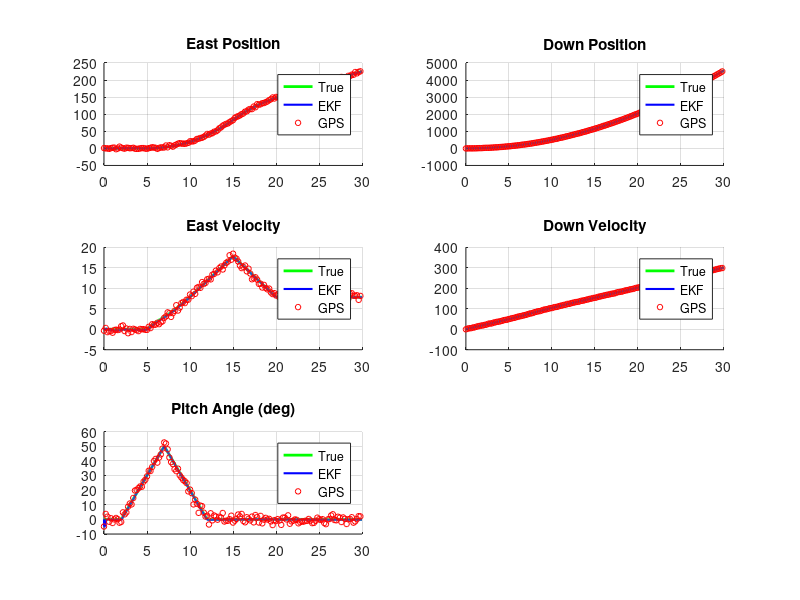

Source code (MATLAB):
clc; clear; close all;

%% 1. Simulation Setup
% Constants & Time
g = 9.81;
dt = 0.01;
N = 3000;
t = (0:N-1)' * dt;

% True Vehicle Motion Profile
% Pitch motion
true_pitch_rate = zeros(N, 1);
true_pitch_rate(t > 2 & t <= 7) = deg2rad(10);
true_pitch_rate(t > 7 & t <= 12) = deg2rad(-10);
true_pitch = cumsum(true_pitch_rate) * dt;

% Inertial motion (East, Down)
true_accel_x_body = zeros(N, 1); % Vehicle's forward acceleration
true_accel_x_body(t > 5 & t <= 15) = 2.0;
true_accel_x_body(t > 15 & t <= 20) = -2.0;

% Convert body acceleration to inertial acceleration using true pitch
true_accel_e = true_accel_x_body .* cos(true_pitch);
true_accel_d = true_accel_x_body .* sin(true_pitch) + g; % Add gravity

true_vel_e = cumsum(true_accel_e) * dt;
true_vel_d = cumsum(true_accel_d) * dt;
true_pos_e = cumsum(true_vel_e) * dt;
true_pos_d = cumsum(true_vel_d) * dt;

%% 2. Generate Realistic Noisy Sensor Data
% IMU (High Rate: 100 Hz)
gyro_bias = deg2rad(0.0);
gyro_noise_std = deg2rad(0.1);
gyro_data = true_pitch_rate + gyro_bias + randn(N, 1) * gyro_noise_std;

accel_noise_std = 0.1;
% Accelerometer measures body-frame acceleration (gravity is not included here
% as it's part of the process model, not a direct measurement)
accel_data_x = true_accel_x_body + randn(N, 1) * accel_noise_std;

% GPS & Absolute Angle (Low Rate)
gps_rate = 5;
gps_pos_noise_std = 2.0;
gps_vel_noise_std = 0.5;
gps_pitch_noise_std = deg2rad(2.0);

gps_pos_e_data = nan(N, 1); gps_pos_d_data = nan(N, 1);
gps_vel_e_data = nan(N, 1); gps_vel_d_data = nan(N, 1);
gps_pitch_data = nan(N, 1);

for k = 1:N
    if mod(k - 1, round(1/dt / gps_rate)) == 0
        gps_pos_e_data(k) = true_pos_e(k) + randn() * gps_pos_noise_std;
        gps_pos_d_data(k) = true_pos_d(k) + randn() * gps_pos_noise_std;
        gps_vel_e_data(k) = true_vel_e(k) + randn() * gps_vel_noise_std;
        gps_vel_d_data(k) = true_vel_d(k) + randn() * gps_vel_noise_std;
        gps_pitch_data(k) = true_pitch(k) + randn() * gps_pitch_noise_std;
    end
end

%% 3. EKF Initialization
% State Vector: [p_e, p_d, v_e, v_d, theta]
x_hat = zeros(5, 1);
x_hat(5) = gps_pitch_data(find(~isnan(gps_pitch_data), 1)); % Init with first angle measurement

% State Covariance Matrix (P)
P = diag([gps_pos_noise_std^2, gps_pos_noise_std^2, ...
          gps_vel_noise_std^2, gps_vel_noise_std^2, ...
          gps_pitch_noise_std^2]);

% Process Noise Covariance (Q)
sigma_a = 0.5;
sigma_w = deg2rad(0.5);
Q_pv = [[dt^4/4, dt^3/2]; [dt^3/2, dt^2]] * sigma_a^2;
Q_theta = (dt * sigma_w)^2;
Q = zeros(5);
Q(1:2, 1:2) = Q_pv; Q(3:4, 3:4) = Q_pv; Q(5,5) = Q_theta;

% Measurement Covariance (R) and Matrix (H)
R = diag([gps_pos_noise_std^2, gps_pos_noise_std^2, ...
          gps_vel_noise_std^2, gps_vel_noise_std^2, ...
          gps_pitch_noise_std^2]);
H = eye(5);

% History logging
x_hat_hist = zeros(N, 5);

%% 4. EKF Main Loop
for k = 2:N
    % --- I. Prediction Step ---
    % Get previous state
    p_e_prev = x_hat(1); p_d_prev = x_hat(2);
    v_e_prev = x_hat(3); v_d_prev = x_hat(4);
    theta_prev = x_hat(5);
    
    % Get IMU measurements
    a_x_meas = accel_data_x(k);
    w_meas = gyro_data(k); % This has bias! We are not estimating it yet.
    
    % Predict next state using nonlinear model
    x_hat(1) = p_e_prev + v_e_prev * dt;
    x_hat(2) = p_d_prev + v_d_prev * dt;
    x_hat(3) = v_e_prev + (a_x_meas * cos(theta_prev)) * dt;
    x_hat(4) = v_d_prev + (a_x_meas * sin(theta_prev) + g) * dt;
    x_hat(5) = theta_prev + w_meas * dt;
    
    % Calculate Jacobian (F) of the process model
    F = eye(5);
    F(1, 3) = dt;
    F(2, 4) = dt;
    F(3, 5) = -a_x_meas * sin(theta_prev) * dt;
    F(4, 5) =  a_x_meas * cos(theta_prev) * dt;
    
    % Propagate covariance
    P = F * P * F' + Q;
    
    % --- II. Correction Step ---
    if ~isnan(gps_pos_e_data(k))
        % Form measurement vector
        z = [gps_pos_e_data(k); gps_pos_d_data(k); ...
             gps_vel_e_data(k); gps_vel_d_data(k); ...
             gps_pitch_data(k)];
        
        % Calculate innovation (y), covariance (S), and Kalman Gain (K)
        y = z - H * x_hat;
        S = H * P * H' + R;
        K = P * H' / S;
        
        % Update state and covariance
        x_hat = x_hat + K * y;
        P = (eye(5) - K * H) * P;
    end
    
    x_hat_hist(k, :) = x_hat';
end

%% 5. Plot Results
figure('Name', 'EKF State Estimation');
% Position East
subplot(3,2,1); hold on; grid on;
plot(t, true_pos_e, 'g', 'LineWidth', 2);
plot(t, x_hat_hist(:,1), 'b', 'LineWidth', 1.5);
plot(t, gps_pos_e_data, 'ro', 'MarkerSize', 4);
legend('True', 'EKF', 'GPS'); title('East Position');

% Position Down
subplot(3,2,2); hold on; grid on;
plot(t, true_pos_d, 'g', 'LineWidth', 2);
plot(t, x_hat_hist(:,2), 'b', 'LineWidth', 1.5);
plot(t, gps_pos_d_data, 'ro', 'MarkerSize', 4);
legend('True', 'EKF', 'GPS'); title('Down Position');

% Velocity East
subplot(3,2,3); hold on; grid on;
plot(t, true_vel_e, 'g', 'LineWidth', 2);
plot(t, x_hat_hist(:,3), 'b', 'LineWidth', 1.5);
plot(t, gps_vel_e_data, 'ro', 'MarkerSize', 4);
legend('True', 'EKF', 'GPS'); title('East Velocity');

% Velocity Down
subplot(3,2,4); hold on; grid on;
plot(t, true_vel_d, 'g', 'LineWidth', 2);
plot(t, x_hat_hist(:,4), 'b', 'LineWidth', 1.5);
plot(t, gps_vel_d_data, 'ro', 'MarkerSize', 4);
legend('True', 'EKF', 'GPS'); title('Down Velocity');

% Pitch Angle
subplot(3,2,5); hold on; grid on;
plot(t, rad2deg(true_pitch), 'g', 'LineWidth', 2);
plot(t, rad2deg(x_hat_hist(:,5)), 'b', 'LineWidth', 1.5);
plot(t, rad2deg(gps_pitch_data), 'ro', 'MarkerSize', 4);
legend('True', 'EKF', 'GPS'); title('Pitch Angle (deg)');

